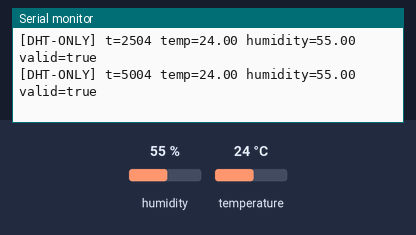
Simulated run of this sketch. Board: ESP32. Shown: the last lines printed to the serial monitor. The inputs (shaded band) are chosen by the test bench; at power-on: humidity 55 %, temperature 24 °C.

Above: at 5.8 s.
5.9 s: humidity set to 22 %
At 9.0 s:
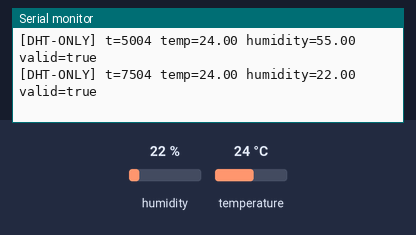
9.6 s: temperature set to 12 °C
At 10.9 s:
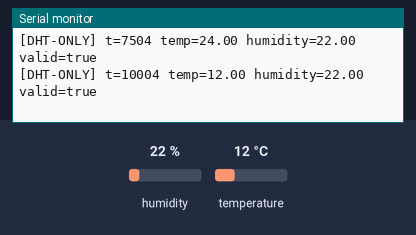
13.3 s: humidity set to 40 %
At 15.9 s:
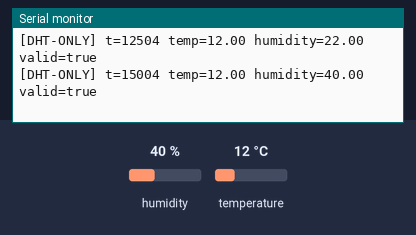
Timing chart, 0 to 17.4 s (numbered marks = the images above; inputs shaded):
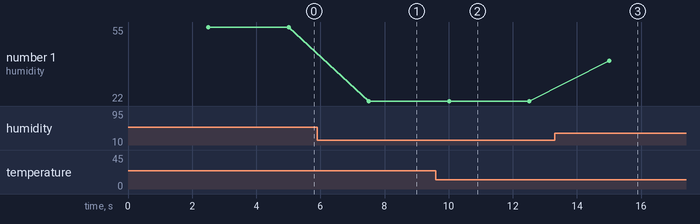

Measured:
- after the input at 5.9 s, the serial monitor: prints a new line after 1.6 s (image 1)
- after the input at 9.6 s, the serial monitor: prints a new line after 0.41 s (image 2)
- after the input at 13.3 s, the serial monitor: prints a new line after 1.7 s (image 3)
- plotted number 1: 55 → 22 after the input at 5.9 s, 22 → 40 after the input at 13.3 s

The sketch:

DHT22_Diagnostic.ino
```cpp
// ============================================================
// DHT22_Diagnostic.ino
//
// TEMPORARY standalone diagnostic sketch. NOT part of the Basilience
// production firmware and must never be merged into it.
//
// Purpose: determine whether the physical DHT22 <-> ESP32 communication
// itself is reliable in isolation, with every other subsystem (WiFi,
// Firebase, GSM, other sensors, actuators) completely absent, so any
// intermittent nan streak observed here can only be explained by the
// sensor/wiring/library/timing - not by anything Basilience-specific.
//
// Hardware:
//   ESP32, DHT22 DATA on GPIO4, powered exactly as currently wired.
// Library:
//   Adafruit "DHT sensor library" v1.4.7 (classic DHT.h API).
// ============================================================

#include <DHT.h>

// ------------------------------------------------------------
// Configuration
// ------------------------------------------------------------

constexpr uint8_t DHT_PIN = 4;
constexpr uint8_t DHT_TYPE = DHT22;

constexpr unsigned long READ_INTERVAL_MS = 2500UL;
constexpr unsigned long STATS_INTERVAL_MS = 30000UL;

DHT dht(DHT_PIN, DHT_TYPE);

// ------------------------------------------------------------
// Scheduling state (millis()-based, no delay() in the read/report loop)
// ------------------------------------------------------------

unsigned long lastReadAt = 0;
unsigned long lastStatsAt = 0;

// ------------------------------------------------------------
// Counters - raw, undebounced. No smoothing, no retries, no NaN
// substitution: every acquisition is reported exactly as the library
// returned it.
// ------------------------------------------------------------

unsigned long totalReads = 0;
unsigned long validReads = 0;
unsigned long failedReads = 0;
unsigned long currentStreak = 0;
unsigned long maxStreak = 0;

void setup()
{
    Serial.begin(115200);

    dht.begin();

    Serial.println("[DHT-ONLY] Standalone DHT22 diagnostic starting");
    Serial.print("[DHT-ONLY] pin=");
    Serial.print(DHT_PIN);
    Serial.print(" type=DHT22 readIntervalMs=");
    Serial.print(READ_INTERVAL_MS);
    Serial.print(" statsIntervalMs=");
    Serial.println(STATS_INTERVAL_MS);

    // First read fires READ_INTERVAL_MS after this point (loop()'s own
    // millis()-based check below), which also naturally covers the DHT22's
    // own post-power-up settling time - no extra delay() needed here.
    lastReadAt = millis();
    lastStatsAt = millis();
}

void loop()
{
    const unsigned long now = millis();

    if (now - lastReadAt >= READ_INTERVAL_MS)
    {
        lastReadAt = now;

        // Normal Adafruit DHT API usage: readHumidity() then
        // readTemperature(), exactly as the library recommends.
        const float humidity = dht.readHumidity();
        const float temperature = dht.readTemperature();

        const bool valid = isfinite(humidity) && isfinite(temperature);

        totalReads++;

        if (valid)
        {
            validReads++;
            currentStreak = 0;
        }
        else
        {
            failedReads++;
            currentStreak++;
            if (currentStreak > maxStreak)
            {
                maxStreak = currentStreak;
            }
        }

        Serial.print("[DHT-ONLY] t=");
        Serial.print(now);
        Serial.print(" temp=");
        Serial.print(temperature, 2);
        Serial.print(" humidity=");
        Serial.print(humidity, 2);
        Serial.print(" valid=");
        Serial.println(valid ? "true" : "false");
    }

    if (now - lastStatsAt >= STATS_INTERVAL_MS)
    {
        lastStatsAt = now;

        const float failRate = totalReads > 0
            ? (100.0f * (float)failedReads / (float)totalReads)
            : 0.0f;

        Serial.print("[DHT-STATS] total=");
        Serial.print(totalReads);
        Serial.print(" valid=");
        Serial.print(validReads);
        Serial.print(" failed=");
        Serial.print(failedReads);
        Serial.print(" failRate=");
        Serial.print(failRate, 1);
        Serial.print("% currentStreak=");
        Serial.print(currentStreak);
        Serial.print(" maxStreak=");
        Serial.println(maxStreak);
    }
}
```
